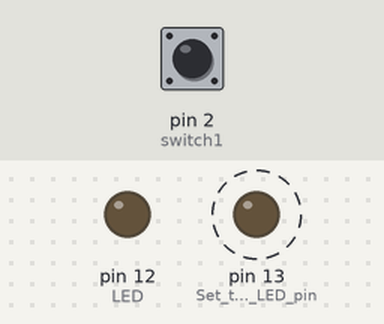
This sketch was run on a simulated Arduino Uno, built with avr-gcc and run on an emulated ATmega328P. Parts: output pins drawn as LEDs (lit = HIGH). Dashed ring = blinking. Inputs (shaded band) come from the test bench; at power-on: pin 2 (switch1) LOW.

Above: at 1.8 s.
1.9 s: pin 2 (switch1) pulled HIGH for 1.15 s
At 2.6 s:
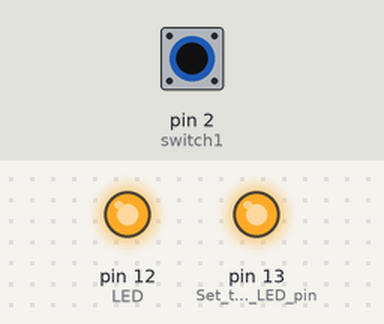
5.4 s: pin 2 (switch1) pulled HIGH for 3.2 s
At 8.9 s:
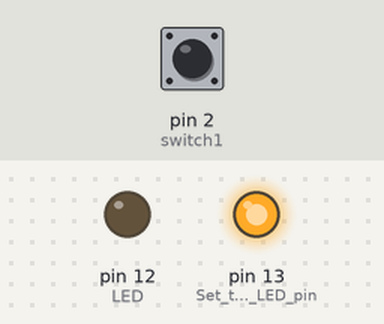
Timing chart, 0 to 16.1 s (numbered marks = the images above; inputs shaded):
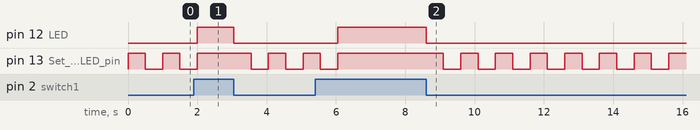

Measured:
- after the input at 1.9 s, pin 12 (LED): LOW → HIGH after 0.10 s, → LOW 1.0 s later
- after the input at 5.4 s, pin 12 (LED): LOW → HIGH after 0.65 s, → LOW 2.5 s later

The sketch:

SwitchV1.ino
```cpp
// PROGRAM: Switch
// Description: This program adds a switch to turn on and off the LED

// Define the pin numbers for LED and the switch
int LED = 12;        // Pin number for the LED
int switch1 = 2;     // Pin number for the switch

void setup() {
  // Setup code that runs once at the beginning

  pinMode(LED_BUILTIN, OUTPUT);  // Set the built-in LED pin as an output
  pinMode(LED, OUTPUT);          // Set the LED pin as an output
  pinMode(switch1, INPUT);       // Set the switch pin as an input
}

void loop() {
  // Main code that runs repeatedly

  // Check if the switch is in the ON position (HIGH)
  if (digitalRead(switch1) == HIGH) {
    digitalWrite(LED_BUILTIN, HIGH); // Turn on the built-in LED
    digitalWrite(LED, HIGH);         // Turn on the external LED connected to pin 12
  } else {
    digitalWrite(LED, LOW);          // Turn off the external LED

    // Entering a loop to blink the built-in LED while the switch is OFF
    while (digitalRead(switch1) == LOW) {
      digitalWrite(LED_BUILTIN, HIGH); // Turn on the built-in LED (5V)
      delay(500);                      // Delay for half a second (LED ON)
      digitalWrite(LED_BUILTIN, LOW);  // Turn off the built-in LED (0V)
      delay(500);                      // Delay for half a second (LED OFF)
    }
    // Exiting the loop when the switch is turned ON again
  }
}
```
